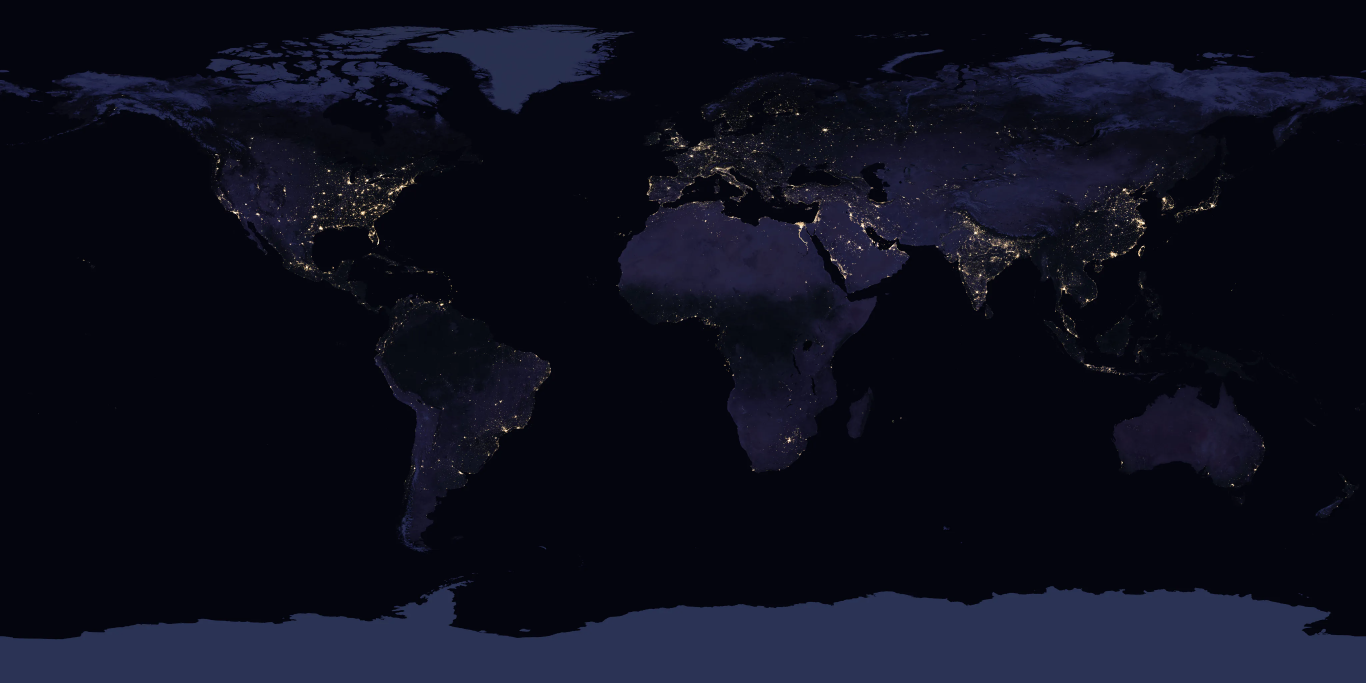
#> input picture mobile/vision/assets/night.webp, 4096 x 2048 px, given in place of earth_day_4k.jpg, which was not available (shown at 1/3 size)
$ python build_clouds.py ../../../mobile/vision/assets/night.webp
#> lines starting #> are read from the running program, lines starting #| are printed output that depends on the picture; pictures that were not available may be replaced by others from this repository, and a replacement may not be noted
#> in main, base is the input picture: shape (2048, 4096, 3); mean R, G, B 13, 14.6, 28.5
### intro-sequence/tools/imagery/common.py
"""Shared helpers: polite cached tile fetching for Esri World Imagery and NASA GIBS."""
import io
import os
import sys
import time
import threading
from concurrent.futures import ThreadPoolExecutor, as_completed

import requests
from PIL import Image

HERE = os.path.dirname(os.path.abspath(__file__))
CACHE = os.path.join(HERE, "cache")
ROOT = os.path.abspath(os.path.join(HERE, "..", ".."))
OUT = os.path.join(ROOT, "imagery")

MAX_WORKERS = 8
UA = "gods-eye-view-intro/1.0 (texture prep; contact: project maintainer)"

ESRI = "https://server.arcgisonline.com/ArcGIS/rest/services/World_Imagery/MapServer/tile/{z}/{y}/{x}"
GIBS4326 = "https://gibs.earthdata.nasa.gov/wmts/epsg4326/best/{layer}/default/{time}/{tms}/{z}/{row}/{col}.{ext}"

_local = threading.local()


def _session():
    s = getattr(_local, "s", None)
    if s is None:
        s = requests.Session()
        s.headers["User-Agent"] = UA
        _local.s = s
    return s


def fetch(url, cache_path, retries=6):
    """Return raw bytes for url, caching to cache_path. Retries with backoff."""
    if os.path.exists(cache_path) and os.path.getsize(cache_path) > 0:
        with open(cache_path, "rb") as f:
            return f.read()
    os.makedirs(os.path.dirname(cache_path), exist_ok=True)
    last = None
    for attempt in range(retries):
        try:
            r = _session().get(url, timeout=60)
            if r.status_code == 200 and r.content:
                tmp = cache_path + ".part"
                with open(tmp, "wb") as f:
                    f.write(r.content)
                os.replace(tmp, cache_path)
                return r.content
            if r.status_code in (400, 404):
                last = f"HTTP {r.status_code}"
                break
            last = f"HTTP {r.status_code}"
        except Exception as e:  # network hiccup
            last = repr(e)
        time.sleep(min(30, 1.5 * 2 ** attempt))
    raise RuntimeError(f"failed {url}: {last}")


def fetch_many(jobs, desc=""):
    """jobs: list of (key, url, cache_path). Returns {key: bytes or None}."""
    out = {}
    done = 0
    with ThreadPoolExecutor(MAX_WORKERS) as ex:
        futs = {ex.submit(fetch, u, p): k for k, u, p in jobs}
        for f in as_completed(futs):
            k = futs[f]
            try:
                out[k] = f.result()
            except Exception as e:
                print(f"  ! {e}", file=sys.stderr)
                out[k] = None
            done += 1
            if done % 100 == 0 or done == len(jobs):
                print(f"  {desc} {done}/{len(jobs)}", flush=True)
    return out


def esri_tile_path(z, x, y):
    return os.path.join(CACHE, "esri", str(z), str(y), f"{x}.jpg")


def esri_jobs(z, coords):
    return [((x, y), ESRI.format(z=z, x=x, y=y), esri_tile_path(z, x, y)) for x, y in coords]


def gibs_path(layer, time_, tms, z, row, col, ext):
    return os.path.join(CACHE, "gibs", layer, time_ or "default", tms, str(z), str(row), f"{col}.{ext}")


def gibs_jobs(layer, time_, tms, z, rows, cols, ext):
    t = time_ or "default"
    return [((r, c), GIBS4326.format(layer=layer, time=t, tms=tms, z=z, row=r, col=c, ext=ext),
             gibs_path(layer, time_, tms, z, r, c, ext)) for r in range(rows) for c in range(cols)]


def decode(b, mode="RGB"):
    return Image.open(io.BytesIO(b)).convert(mode)


def gibs_mosaic(layer, time_, tms, z, rows, cols, ext, mode="RGB"):
    """Fetch and stitch a full-globe GIBS EPSG:4326 level (512px tiles)."""
    jobs = gibs_jobs(layer, time_, tms, z, rows, cols, ext)
    data = fetch_many(jobs, desc=f"{layer} z{z}")
    W, H = cols * 512, rows * 512
    canvas = Image.new(mode, (W, H))
    missing = 0
    for (r, c), b in data.items():
        if b is None:
            missing += 1
            continue
        canvas.paste(decode(b, mode), (c * 512, r * 512))
    if missing:
        print(f"  {missing} tiles missing for {layer}", file=sys.stderr)
    return canvas

### intro-sequence/tools/imagery/build_clouds.py
"""Deliverable 3: clouds.jpg (4096x2048) grayscale cloud opacity map for one recent day.

Source: NASA GIBS daily VIIRS Corrected Reflectance True Colour for the same UTC
date from three satellites (NOAA-20, NOAA-21, Suomi NPP), EPSG:4326 level 3
(10x5 tiles of 512px = 5120x2560), downsampled to 4096x2048.

Cloud metric per satellite:
    whiteness = min(R,G,B)            (clouds are bright in every channel)
    greyness  = 1 - saturation        (clouds are colourless)
    c = ramp(whiteness) * smoothstep(greyness)
The same metric computed on the Esri base map (earth_day_4k.jpg) is subtracted
to suppress bright deserts, salt flats, snow and ice that would otherwise read
as cloud. The three per-satellite results are combined with a per-pixel median
(nan-aware), which removes swath-edge haze / glint streaks that only one
satellite shows, and fills swath gaps. Remaining no-data (polar night) -> 0.

Usage: python3 build_clouds.py [YYYY-MM-DD]
"""
import os
import sys
import numpy as np
from PIL import Image
from common import OUT, gibs_mosaic

Image.MAX_IMAGE_PIXELS = None
DATE = sys.argv[1] if len(sys.argv) > 1 else "2026-10-15"
LAYERS = [
    "VIIRS_NOAA20_CorrectedReflectance_TrueColor",
    "VIIRS_NOAA21_CorrectedReflectance_TrueColor",
    "VIIRS_SNPP_CorrectedReflectance_TrueColor",
]
W, H = 4096, 2048


def smooth(x, a, b):
    t = np.clip((x - a) / (b - a), 0, 1)
    return t * t * (3 - 2 * t)


def metric(rgb):
    rgb = rgb.astype(np.float32) / 255.0
    mn = rgb.min(2)
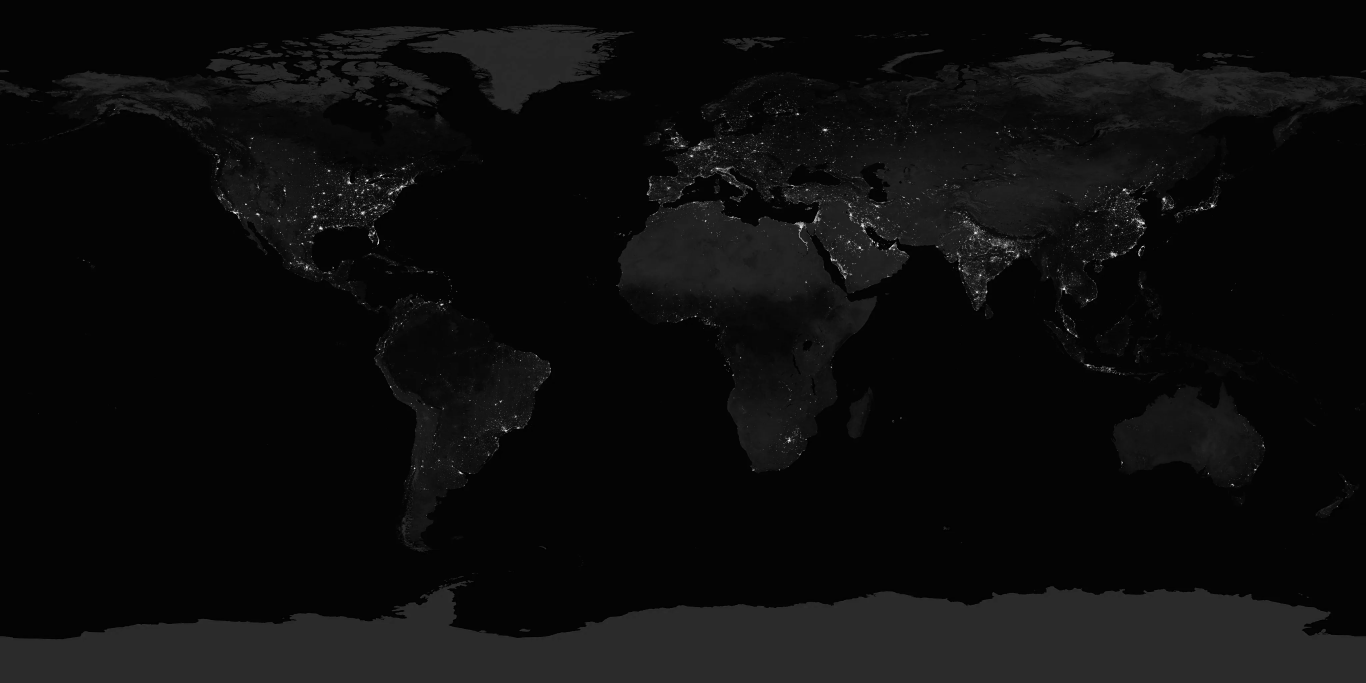
#> mn: shape (2048, 4096) float32 (shown at 1/3 size); min 0, max 1, mean 0.0496
    mx = rgb.max(2)
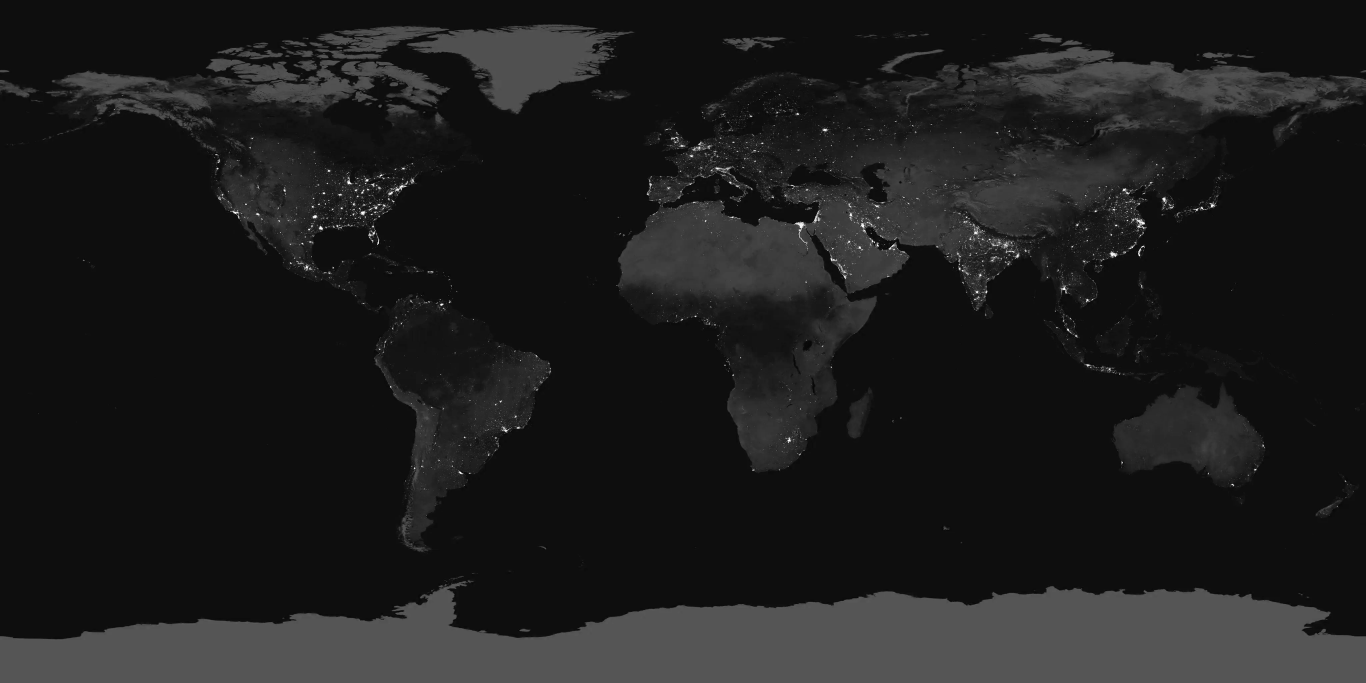
#> mx: shape (2048, 4096) float32 (shown at 1/3 size); min 0, max 1, mean 0.112
    sat = (mx - mn) / (mx + 1e-4)
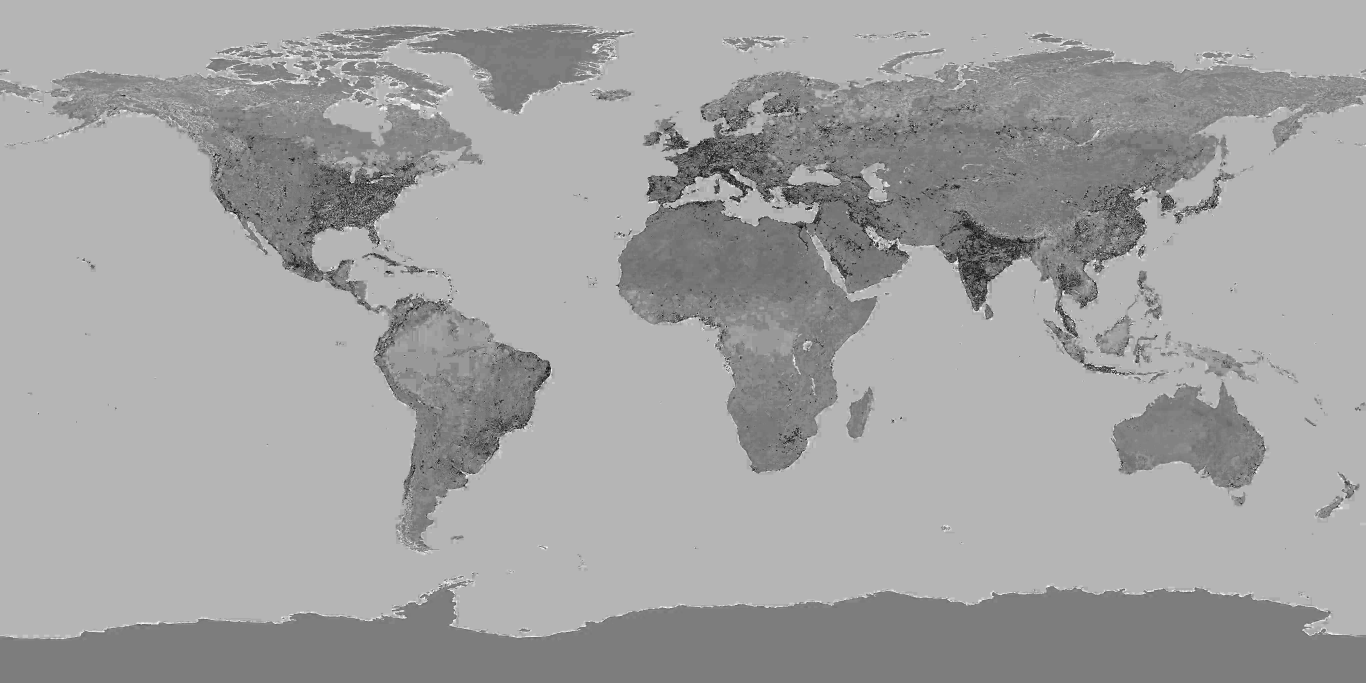
#> sat: shape (2048, 4096) float32 (shown at 1/3 size); min 0, max 1, mean 0.639
    white = np.clip((mn - 0.14) / 0.86, 0, 1) ** 1.15  # linear-ish: keeps texture inside thick cloud
    return white * smooth(1.0 - sat, 0.65, 0.95), mx
#> in smooth, `t = np.clip((x - a) / (b - a), 0, 1)`:
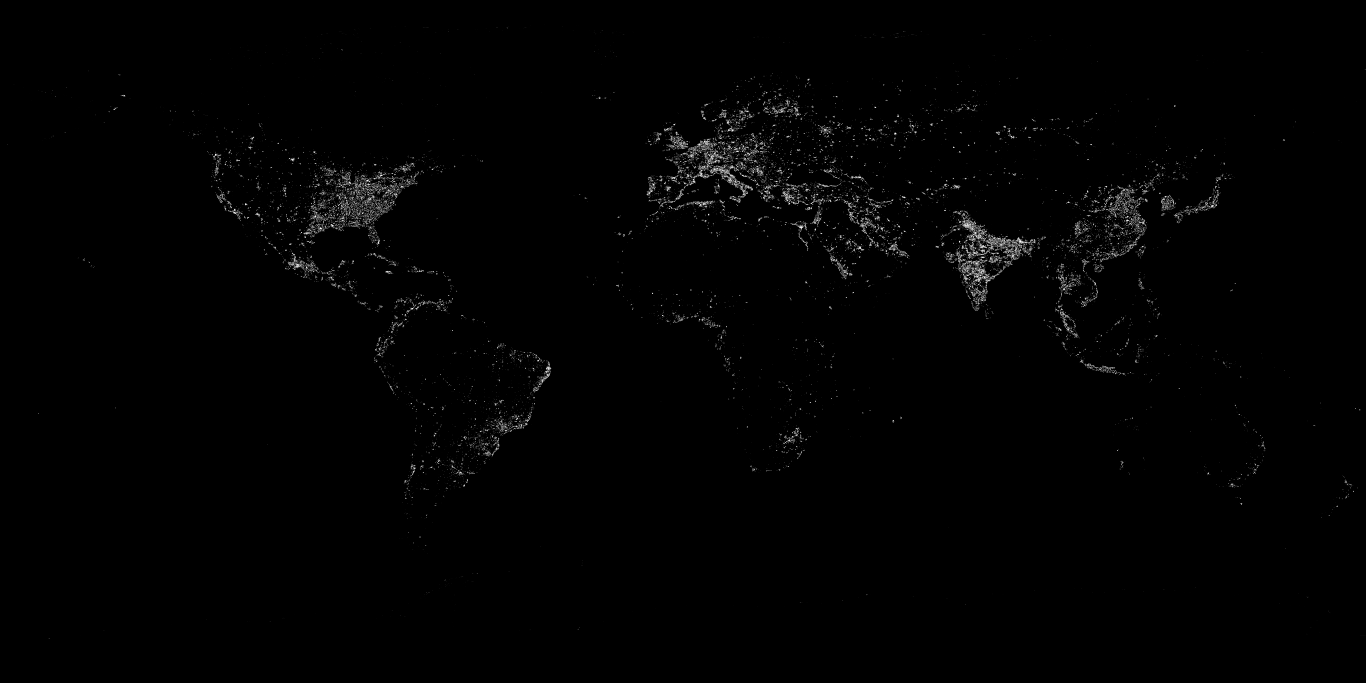
#> t: shape (2048, 4096) float32 (shown at 1/3 size); min 0, max 1, mean 0.00798


def main():
    base = np.asarray(Image.open(os.path.join(OUT, "earth_day_4k.jpg")).convert("RGB"))
    base_c, _ = metric(base)
    # dilate the base metric a few px so small Esri/VIIRS coastline misregistration
    # does not leave bright outlines along desert and ice coasts
    from PIL import ImageFilter
    base_c = np.asarray(Image.fromarray((base_c * 255).astype(np.uint8)).filter(ImageFilter.MaxFilter(3)).filter(ImageFilter.GaussianBlur(2))).astype(np.float32) / 255
    stack = []
    for L in LAYERS:
        m = gibs_mosaic(L, DATE, "250m", 3, 5, 10, "jpg").resize((W, H), Image.LANCZOS)
#> in gibs_mosaic, `canvas = Image.new(mode, (W, H))`: canvas: PIL image 5120x2560 RGB; every value is 0
#> m: PIL image 4096x2048 RGB; every value is 0
        c, mx = metric(np.asarray(m))
#> in metric (call 2), `rgb = rgb.astype(np.float32) / 255.0`: rgb: shape (2048, 4096, 3) float32; every value is 0
#> in metric (call 2), `mn = rgb.min(2)`: mn: shape (2048, 4096) float32; every value is 0
#> in smooth (call 2), `t = np.clip((x - a) / (b - a), 0, 1)`: t: shape (2048, 4096) float32; every value is 1
        c = np.clip(c - base_c * 1.1, 0, 1)
        c[mx < 0.03] = np.nan  # no-data (black)
#> c: shape (2048, 4096) float32; every value is NaN or infinite
        stack.append(c)
    stack = np.stack(stack)
    with np.errstate(all="ignore"):
        import warnings
        warnings.simplefilter("ignore")
#> (the run stopped early here; a loop or call above may not have finished)
